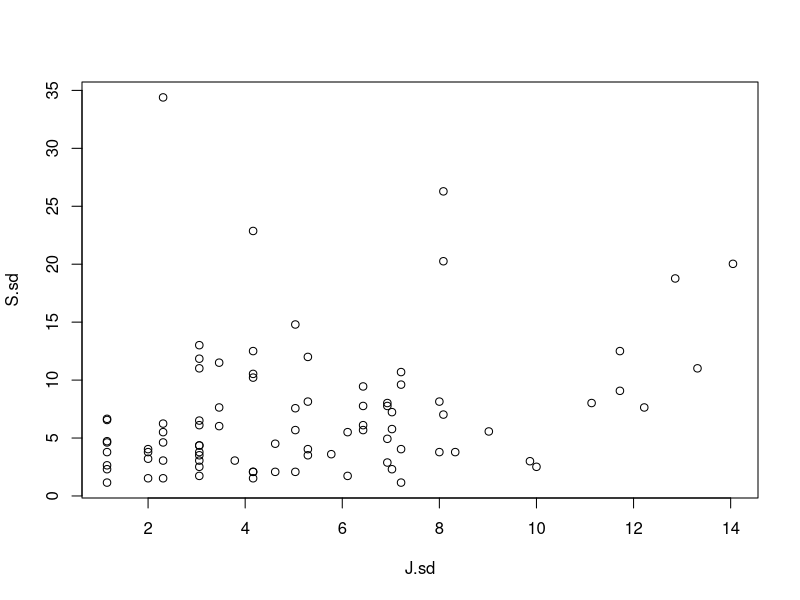
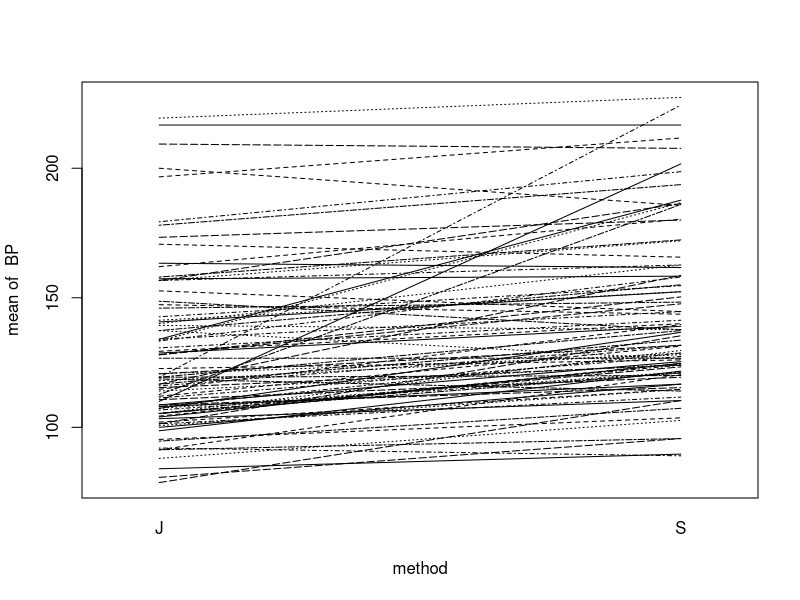

The R source for these figures, in order: (Note: this script raises an error after producing the figures.)
## ---- chunk 1
#using package NLME

library(nlme)
## ---- chunk 2
# Systolic blood pressure measurements made 
# simultaneously by two observers (J and R) 
# and an automatic blood pressure measuring
# machine (S), each making three observations 
# in quick succession (supplied by Dr E O'Brien)

Blood <- matrix(data=c(100, 106, 107, 98, 98, 111, 
122, 128, 124, 108, 110, 108, 108, 112, 110, 121, 
127, 128, 76, 84, 82, 76, 88, 82, 95, 94, 98,
108, 104, 104, 110, 100, 106, 127, 127, 135,
124, 112, 112, 128, 112, 114, 140, 131, 124,
122, 140, 124, 124, 140, 126, 139, 142, 136,
116, 108, 102, 118, 110, 102, 122, 112, 112,
114, 110, 112, 112, 108, 112, 130, 129, 135,
100, 108, 112, 100, 106, 112, 119, 122, 122,
108, 92, 100, 108, 98, 100, 126, 113, 111,
100, 106, 104, 102, 108, 106, 107, 113, 111,
108, 112, 122, 108, 116, 120, 123, 125, 125,
112, 112, 110, 114, 112, 110, 131, 129, 122,
104, 108, 104, 104, 108, 104, 123, 126, 114,
106, 108, 102, 104, 106, 102, 127, 119, 126,
122, 122, 114, 118, 122, 114, 142, 133, 137,
100, 102, 102, 102, 102, 100, 104, 116, 115,
118, 118, 120, 116, 118, 118, 117, 113, 112,
140, 134, 138, 138, 136, 134, 139, 127, 113,
150, 148, 144, 148, 146, 144, 143, 155, 133,
166, 154, 154, 164, 154, 148, 181, 170, 166,
148, 156, 134, 136, 154, 132, 149, 156, 140,
174, 172, 166, 170, 170, 164, 173, 170, 154,
174, 166, 150, 174, 166, 154, 160, 155, 170,
140, 144, 144, 140, 144, 144, 158, 152, 154,
128, 134, 130, 128, 134, 130, 139, 144, 141,
146, 138, 140, 146, 138, 138, 153, 150, 154,
146, 152, 148, 146, 152, 148, 138, 144, 131,
220, 218, 220, 220, 218, 220, 228, 228, 226,
208, 200, 192, 204, 200, 190, 190, 183, 184,
94, 84, 86, 94, 84, 88, 103, 99, 106,
114, 124, 116, 112, 126, 118, 131, 131, 124,
126, 120, 122, 124, 120, 120, 131, 123, 124,
124, 124, 132, 126, 126, 120, 126, 129, 125,
110, 120, 128, 110, 122, 126, 121, 114, 125,
90, 90, 94, 88, 88, 94, 97, 94, 96,
106, 106, 110, 106, 108, 110, 116, 121, 127,
218, 202, 208, 218, 200, 206, 215, 201, 207,
130, 128, 130, 128, 126, 128, 141, 133, 146,
136, 136, 130, 136, 138, 128, 153, 143, 138,
100, 96, 88, 100, 96, 86, 113, 107, 102,
100, 98, 88, 100, 98, 88, 109, 105, 97,
124, 116, 122, 126, 116, 122, 145, 102, 137,
164, 168, 154, 164, 168, 154, 192, 178, 171,
100, 102, 100, 100, 104, 102, 112, 116, 116,
136, 126, 122, 136, 124, 122, 152, 144, 147,
114, 108, 122, 114, 108, 122, 141, 141, 137,
148, 120, 132, 146, 130, 132, 206, 188, 166,
160, 150, 148, 160, 152, 146, 151, 147, 136,
84, 92, 98, 86, 92, 98, 112, 125, 124,
156, 162, 152, 156, 158, 152, 162, 165, 189,
110, 98, 98, 108, 100, 98, 117, 118, 109,
100, 106, 106, 100, 108, 108, 119, 131, 124,
100, 102, 94, 100, 102, 96, 136, 116, 113,
86, 74, 76, 88, 76, 76, 112, 115, 104,
106, 100, 110, 106, 100, 108, 120, 118, 132,
108, 110, 106, 106, 118, 106, 117, 118, 115,
168, 188, 178, 170, 188, 182, 194, 191, 196,
166, 150, 154, 164, 150, 154, 167, 160, 161,
146, 142, 132, 144, 142, 130, 173, 161, 154,
204, 198, 188, 206, 198, 188, 228, 218, 189,
96, 94, 86, 96, 94, 84, 77, 89, 101,
134, 126, 124, 132, 126, 124, 154, 156, 141,
138, 144, 140, 140, 142, 138, 154, 155, 148,
134, 136, 142, 136, 134, 140, 145, 154, 166,
156, 160, 154, 156, 162, 156, 200, 180, 179,
124, 138, 138, 122, 140, 136, 188, 147, 139,
114, 110, 114, 112, 114, 114, 149, 217, 192,
112, 116, 122, 112, 114, 124, 136, 132, 133,
112, 116, 134, 114, 114, 136, 128, 125, 142,
202, 220, 228, 200, 220, 226, 204, 222, 224,
132, 136, 134, 134, 136, 132, 184, 187, 192,
158, 162, 152, 158, 164, 150, 163, 160, 152,
88, 76, 88, 90, 76, 86, 93, 88, 88,
170, 174, 176, 172, 174, 178, 178, 181, 181,
182, 176, 180, 184, 174, 178, 202, 199, 195,
112, 114, 124, 112, 112, 126, 162, 166, 148,
120, 118, 120, 118, 116, 120, 227, 227, 219,
110, 108, 106, 110, 108, 106, 133, 127, 126,
112, 112, 106, 112, 110, 106, 202, 190, 213,
154, 134, 130, 156, 136, 132, 158, 121, 134,
116, 112, 94, 118, 114, 96, 124, 149, 137,
108, 110, 114, 106, 110, 114, 114, 118, 126,
106, 98, 100, 104, 100, 100, 137, 135, 134,
122, 112, 112, 122, 114, 114, 121, 123, 128), 
nrow = 85, ncol = 9, byrow = TRUE,
dimnames = list(NULL, c("J1","J2","J3","R1","R2","R3","S1","S2","S3")) )

## ---- chunk 3
blood = groupedData( BP ~ method | subject ,
  data = data.frame( BP = c(Blood), 
  	subject = rep(seq(nrow(Blood)), ncol(Blood)),
		method = rep(c("J","R","S"), rep(nrow(Blood)*3, 3)),
		repl = rep(rep(c(1:3), rep(nrow(Blood), 3)), 3) ),
	labels = list(BP = "Systolic Blood Pressure", method = "Measurement Device"),
	)
## ---- chunk 4
# consider on methods "J" and "S"
dat = subset(blood, subset = method != "R") # fixed-effects X_i with(subset(dat, subset = subject == "1"), model.matrix(BP ~ method)) # random-effects Z_i with(subset(dat, subset = subject == "1"), model.matrix( ~ method -1))


# consider J and S groups only:
J.sd = c(with(subset(blood, subset = method == "J"), by(BP, subject, sd))) 
S.sd = c(with(subset(blood, subset = method == "S"), by(BP, subject, sd)))
min(J.sd) ; max(J.sd)
min(S.sd) ; max(S.sd)
plot(J.sd, S.sd)
## ---- chunk 5
# make a data frame containing J and S groups only:
dat = subset(blood, subset = method != "R")

# lines plot of cell means:
with(dat, interaction.plot(method, subject, BP, legend = FALSE))

## ---- chunk 6
fit1 = lme( BP ~ method, data = dat, random = ~1 | subject )
fit2 = update(fit1, random = ~1 | subject/method )
fit3 = update(fit1, random = ~method - 1 | subject )
#analysis of variance
anova(fit1,fit2,fit3)
## ---- chunk 7
###########################################
head(blood)

#####################################
## ---- chunk 8
JS.roy1 = lme(BP ~ method-1, data = dat,random = list(subject=pdSymm(~ method-1)), weights=varIdent(form=~1|method),correlation = corSymm(form=~1 | subject/repl), method="ML")

JS.roy2 = lme(BP ~ method-1, data = dat,random = list(subject=pdCompSymm(~ method-1)), correlation = corSymm(form=~1 | subject/repl), method="ML")

JS.roy3 = lme(BP ~ method-1, data = dat,random = list(subject=pdSymm(~ method-1)),weights=varIdent(form=~1|method), correlation = corCompSymm(form=~1 | subject/repl), method="ML")

JS.roy4 = lme(BP ~ method-1, data = dat,random = list(subject=pdCompSymm(~ method-1)), correlation = corCompSymm(form=~1 | subject/repl), method="ML")
